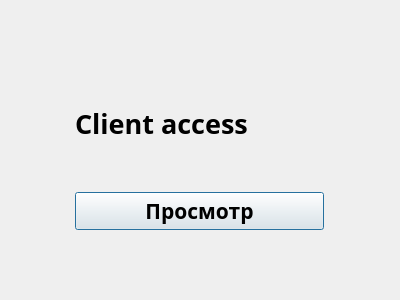
<?xml version="1.0" encoding="UTF-8"?>
<ui version="4.0">
 <class>clientwin</class>
 <widget class="QDialog" name="clientwin">
  <property name="geometry">
   <rect>
    <x>0</x>
    <y>0</y>
    <width>400</width>
    <height>300</height>
   </rect>
  </property>
  <property name="windowTitle">
   <string>clienrwin</string>
  </property>
  <widget class="QWidget" name="layoutWidget">
   <property name="geometry">
    <rect>
     <x>64</x>
     <y>50</y>
     <width>271</width>
     <height>191</height>
    </rect>
   </property>
   <layout class="QVBoxLayout" name="verticalLayout">
    <item>
     <widget class="QLabel" name="label">
      <property name="font">
       <font>
        <family>Sitka Display</family>
        <pointsize>20</pointsize>
        <weight>75</weight>
        <bold>true</bold>
       </font>
      </property>
      <property name="text">
       <string>Client access</string>
      </property>
     </widget>
    </item>
    <item>
     <widget class="QPushButton" name="pushButton">
      <property name="font">
       <font>
        <family>Sitka Small</family>
        <pointsize>16</pointsize>
        <weight>75</weight>
        <bold>true</bold>
       </font>
      </property>
      <property name="text">
       <string>Просмотр</string>
      </property>
     </widget>
    </item>
   </layout>
  </widget>
 </widget>
 <layoutdefault spacing="6" margin="11"/>
 <resources/>
 <connections/>
</ui>
